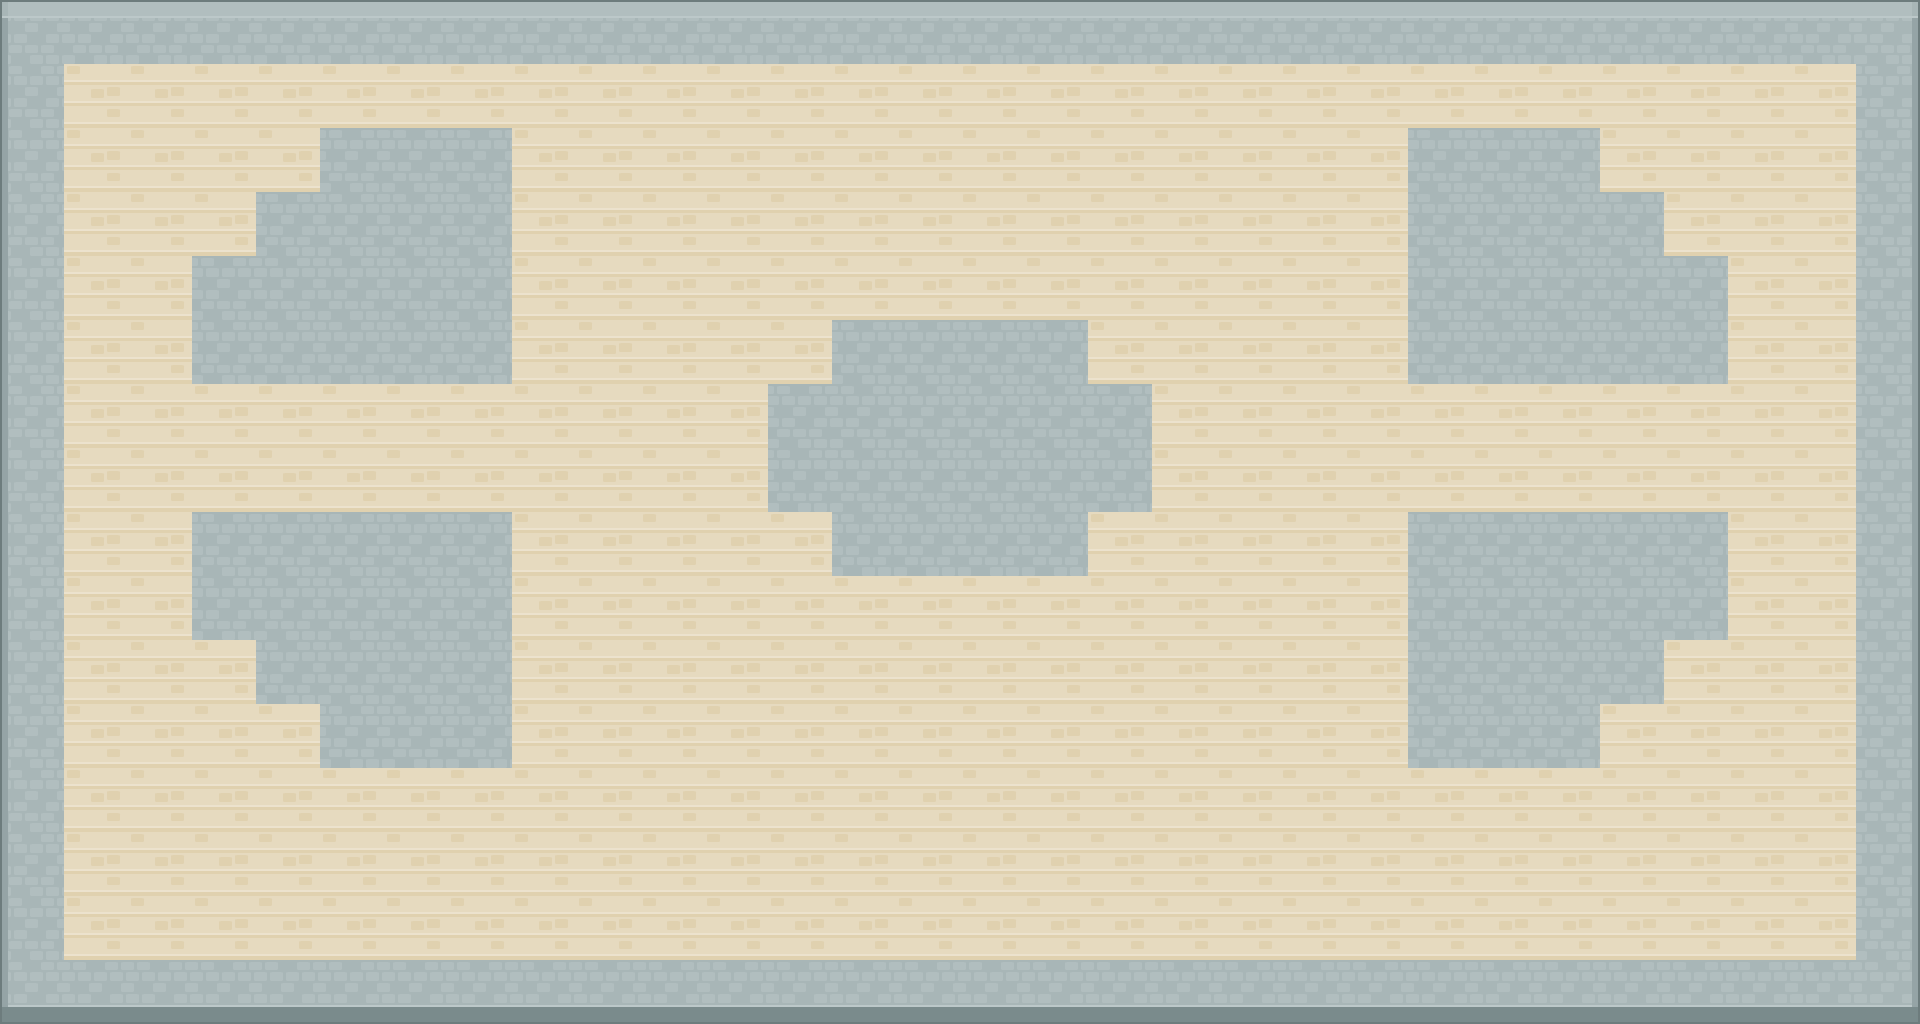

Tiled map render using the project's own tile images. Description and the whole map definition, tile-layer contents included, below:
An orthogonal 30x16 tile map with 64x64 px tiles, 4 tile layers (Graphical, Physical, Physical, Graphical), 1 hidden layer not drawn.

<map version="1.0" orientation="orthogonal" renderorder="right-down" width="30" height="16" tilewidth="64" tileheight="64" nextobjectid="1">
 <tileset firstgid="1" name="Main" tilewidth="64" tileheight="64">
  <image source="../img/tilemap.png" width="1280" height="832" />
 </tileset>
 <layer name="Graphical" width="30" height="16">
  <data encoding="csv">
102,102,102,102,102,102,102,102,102,102,102,102,102,102,102,102,102,102,102,102,102,102,102,102,102,102,102,102,102,102,
102,102,102,102,102,102,102,102,102,102,102,102,102,102,102,102,102,102,102,102,102,102,102,102,102,102,102,102,102,102,
102,102,102,102,102,102,102,102,102,102,102,102,102,102,102,102,102,102,102,102,102,102,102,102,102,102,102,102,102,102,
102,102,102,102,102,102,102,102,102,102,102,102,102,102,102,102,102,102,102,102,102,102,102,102,102,102,102,102,102,102,
102,102,102,102,102,102,102,102,102,102,102,102,102,102,102,102,102,102,102,102,102,102,102,102,102,102,102,102,102,102,
102,102,102,102,102,102,102,102,102,102,102,102,102,102,102,102,102,102,102,102,102,102,102,102,102,102,102,102,102,102,
102,102,102,102,102,102,102,102,102,102,102,102,102,102,102,102,102,102,102,102,102,102,102,102,102,102,102,102,102,102,
102,102,102,102,102,102,102,102,102,102,102,102,102,102,102,102,102,102,102,102,102,102,102,102,102,102,102,102,102,102,
102,102,102,102,102,102,102,102,102,102,102,102,102,102,102,102,102,102,102,102,102,102,102,102,102,102,102,102,102,102,
102,102,102,102,102,102,102,102,102,102,102,102,102,102,102,102,102,102,102,102,102,102,102,102,102,102,102,102,102,102,
102,102,102,102,102,102,102,102,102,102,102,102,102,102,102,102,102,102,102,102,102,102,102,102,102,102,102,102,102,102,
102,102,102,102,102,102,102,102,102,102,102,102,102,102,102,102,102,102,102,102,102,102,102,102,102,102,102,102,102,102,
102,102,102,102,102,102,102,102,102,102,102,102,102,102,102,102,102,102,102,102,102,102,102,102,102,102,102,102,102,102,
102,102,102,102,102,102,102,102,102,102,102,102,102,102,102,102,102,102,102,102,102,102,102,102,102,102,102,102,102,102,
102,102,102,102,102,102,102,102,102,102,102,102,102,102,102,102,102,102,102,102,102,102,102,102,102,102,102,102,102,102,
102,102,102,102,102,102,102,102,102,102,102,102,102,102,102,102,102,102,102,102,102,102,102,102,102,102,102,102,102,102
</data>
 </layer>
 <layer name="Physical" width="30" height="16">
  <data encoding="csv">
94,95,95,95,95,95,95,95,95,95,95,95,95,95,95,95,95,95,95,95,95,95,95,95,95,95,95,95,95,96,
74,0,0,0,0,0,0,0,0,0,0,0,0,0,0,0,0,0,0,0,0,0,0,0,0,0,0,0,0,76,
74,0,0,0,0,75,75,75,0,0,0,0,0,0,0,0,0,0,0,0,0,0,75,75,75,0,0,0,0,76,
74,0,0,0,75,75,75,75,0,0,0,0,0,0,0,0,0,0,0,0,0,0,75,75,75,75,0,0,0,76,
74,0,0,75,75,75,75,75,0,0,0,0,0,0,0,0,0,0,0,0,0,0,75,75,75,75,75,0,0,76,
74,0,0,75,75,75,75,75,0,0,0,0,0,75,75,75,75,0,0,0,0,0,75,75,75,75,75,0,0,76,
74,0,0,0,0,0,0,0,0,0,0,0,75,75,75,75,75,75,0,0,0,0,0,0,0,0,0,0,0,76,
74,0,0,0,0,0,0,0,0,0,0,0,75,75,75,75,75,75,0,0,0,0,0,0,0,0,0,0,0,76,
74,0,0,75,75,75,75,75,0,0,0,0,0,75,75,75,75,0,0,0,0,0,75,75,75,75,75,0,0,76,
74,0,0,75,75,75,75,75,0,0,0,0,0,0,0,0,0,0,0,0,0,0,75,75,75,75,75,0,0,76,
74,0,0,0,75,75,75,75,0,0,0,0,0,0,0,0,0,0,0,0,0,0,75,75,75,75,0,0,0,76,
74,0,0,0,0,75,75,75,0,0,0,0,0,0,0,0,0,0,0,0,0,0,75,75,75,0,0,0,0,76,
74,0,0,0,0,0,0,0,0,0,0,0,0,0,0,0,0,0,0,0,0,0,0,0,0,0,0,0,0,76,
74,0,0,0,0,0,0,0,0,0,0,0,0,0,0,0,0,0,0,0,0,0,0,0,0,0,0,0,0,76,
74,0,0,0,0,0,0,0,0,0,0,0,0,0,0,0,0,0,0,0,0,0,0,0,0,0,0,0,0,76,
71,70,70,70,70,70,70,70,70,70,70,70,70,70,70,70,70,70,70,70,70,70,70,70,70,70,70,70,70,73
</data>
 </layer>
 <layer name="Physical" width="30" height="16">
  <data encoding="csv">
0,0,0,0,0,0,0,0,0,0,0,0,0,0,0,0,0,0,0,0,0,0,0,0,0,0,0,0,0,0,
0,0,0,0,0,0,0,0,0,0,0,0,0,0,0,0,0,0,0,0,0,0,0,0,0,0,0,0,0,0,
0,0,0,0,0,0,0,0,0,0,0,0,0,0,0,0,0,0,0,0,0,0,0,0,0,0,0,0,0,0,
0,0,0,0,0,0,0,0,0,0,0,0,0,0,0,0,0,0,0,0,0,0,0,0,0,0,0,0,0,0,
0,0,0,0,0,0,0,0,0,0,0,0,0,0,0,0,0,0,0,0,0,0,0,0,0,0,0,0,0,0,
0,0,0,0,0,0,0,0,0,0,0,0,0,0,0,0,0,0,0,0,0,0,0,0,0,0,0,0,0,0,
0,0,0,0,0,0,0,0,0,0,0,0,0,0,0,0,0,0,0,0,0,0,0,0,0,0,0,0,0,0,
0,0,0,0,0,0,0,0,0,0,0,0,0,0,0,0,0,0,0,0,0,0,0,0,0,0,0,0,0,0,
0,0,0,0,0,0,0,0,0,0,0,0,0,0,0,0,0,0,0,0,0,0,0,0,0,0,0,0,0,0,
0,0,0,0,0,0,0,0,0,0,0,0,0,0,0,0,0,0,0,0,0,0,0,0,0,0,0,0,0,0,
0,0,0,0,0,0,0,0,0,0,0,0,0,0,0,0,0,0,0,0,0,0,0,0,0,0,0,0,0,0,
0,0,0,0,0,0,0,0,0,0,0,0,0,0,0,0,0,0,0,0,0,0,0,0,0,0,0,0,0,0,
0,0,0,0,0,0,0,0,0,0,0,0,0,0,0,0,0,0,0,0,0,0,0,0,0,0,0,0,0,0,
0,0,0,0,0,0,0,0,0,0,0,0,0,0,0,0,0,0,0,0,0,0,0,0,0,0,0,0,0,0,
0,0,0,0,0,0,0,0,0,0,0,0,0,0,0,0,0,0,0,0,0,0,0,0,0,0,0,0,0,0,
0,0,0,0,0,0,0,0,0,0,0,0,0,0,0,0,0,0,0,0,0,0,0,0,0,0,0,0,0,0
</data>
 </layer>
 <layer name="Graphical" width="30" height="16">
  <data encoding="csv">
0,0,0,0,0,0,0,0,0,0,0,0,0,0,0,0,0,0,0,0,0,0,0,0,0,0,0,0,0,0,
0,0,0,0,0,0,0,0,0,0,0,0,0,0,0,0,0,0,0,0,0,0,0,0,0,0,0,0,0,0,
0,0,0,0,0,0,0,0,0,0,0,0,0,0,0,0,0,0,0,0,0,0,0,0,0,0,0,0,0,0,
0,0,0,0,0,0,0,0,0,0,0,0,0,0,0,0,0,0,0,0,0,0,0,0,0,0,0,0,0,0,
0,0,0,0,0,0,0,0,0,0,0,0,0,0,0,0,0,0,0,0,0,0,0,0,0,0,0,0,0,0,
0,0,0,0,0,0,0,0,0,0,0,0,0,0,0,0,0,0,0,0,0,0,0,0,0,0,0,0,0,0,
0,0,0,0,0,0,0,0,0,0,0,0,0,0,0,0,0,0,0,0,0,0,0,0,0,0,0,0,0,0,
0,0,0,0,0,0,0,0,0,0,0,0,0,0,0,0,0,0,0,0,0,0,0,0,0,0,0,0,0,0,
0,0,0,0,0,0,0,0,0,0,0,0,0,0,0,0,0,0,0,0,0,0,0,0,0,0,0,0,0,0,
0,0,0,0,0,0,0,0,0,0,0,0,0,0,0,0,0,0,0,0,0,0,0,0,0,0,0,0,0,0,
0,0,0,0,0,0,0,0,0,0,0,0,0,0,0,0,0,0,0,0,0,0,0,0,0,0,0,0,0,0,
0,0,0,0,0,0,0,0,0,0,0,0,0,0,0,0,0,0,0,0,0,0,0,0,0,0,0,0,0,0,
0,0,0,0,0,0,0,0,0,0,0,0,0,0,0,0,0,0,0,0,0,0,0,0,0,0,0,0,0,0,
0,0,0,0,0,0,0,0,0,0,0,0,0,0,0,0,0,0,0,0,0,0,0,0,0,0,0,0,0,0,
0,0,0,0,0,0,0,0,0,0,0,0,0,0,0,0,0,0,0,0,0,0,0,0,0,0,0,0,0,0,
0,0,0,0,0,0,0,0,0,0,0,0,0,0,0,0,0,0,0,0,0,0,0,0,0,0,0,0,0,0
</data>
 </layer>
 <layer name="Helper" width="30" height="16" visible="0">
  <data encoding="csv">
0,0,0,0,0,0,0,0,0,0,0,0,0,0,0,0,0,0,0,0,0,0,0,0,0,0,0,0,0,0,
0,0,0,0,0,0,0,0,0,0,0,0,0,0,0,0,0,0,0,0,0,0,0,0,0,0,0,0,0,0,
0,0,22,0,0,0,0,0,0,0,0,0,0,0,0,0,0,0,0,0,0,0,0,0,0,0,0,22,0,0,
0,0,0,0,0,0,0,0,0,0,0,0,0,0,0,0,0,0,0,0,0,0,0,0,0,0,0,0,0,0,
0,0,0,0,0,0,0,0,0,0,0,0,0,0,0,0,0,0,0,0,0,0,0,0,0,0,0,0,0,0,
0,0,0,0,0,0,0,0,0,0,0,0,0,0,0,0,0,0,0,0,0,0,0,0,0,0,0,0,0,0,
0,0,0,0,0,0,0,0,0,0,0,0,0,0,0,0,0,0,0,0,0,0,0,0,0,0,0,0,0,0,
0,0,0,0,0,0,0,0,0,0,0,0,0,0,0,0,0,0,0,0,0,0,0,0,0,0,0,0,0,0,
0,0,0,0,0,0,0,0,0,0,0,0,0,0,0,0,0,0,0,0,0,0,0,0,0,0,0,0,0,0,
0,0,0,0,0,0,0,0,0,0,0,0,0,0,0,0,0,0,0,0,0,0,0,0,0,0,0,0,0,0,
0,0,0,0,0,0,0,0,0,0,0,0,0,0,0,0,0,0,0,0,0,0,0,0,0,0,0,0,0,0,
0,0,0,0,0,0,0,0,0,0,0,0,0,0,0,0,0,0,0,0,0,0,0,0,0,0,0,0,0,0,
0,0,0,0,0,0,0,0,0,0,0,0,0,0,0,0,0,0,0,0,0,0,0,0,0,0,0,0,0,0,
0,0,22,0,0,0,0,0,0,0,0,0,0,0,0,0,0,0,0,0,0,0,0,0,0,0,0,22,0,0,
0,0,0,0,0,0,0,0,0,0,0,0,0,0,0,0,0,0,0,0,0,0,0,0,0,0,0,0,0,0,
0,0,0,0,0,0,0,0,0,0,0,0,0,0,0,0,0,0,0,0,0,0,0,0,0,0,0,0,0,0
</data>
 </layer>
</map>
